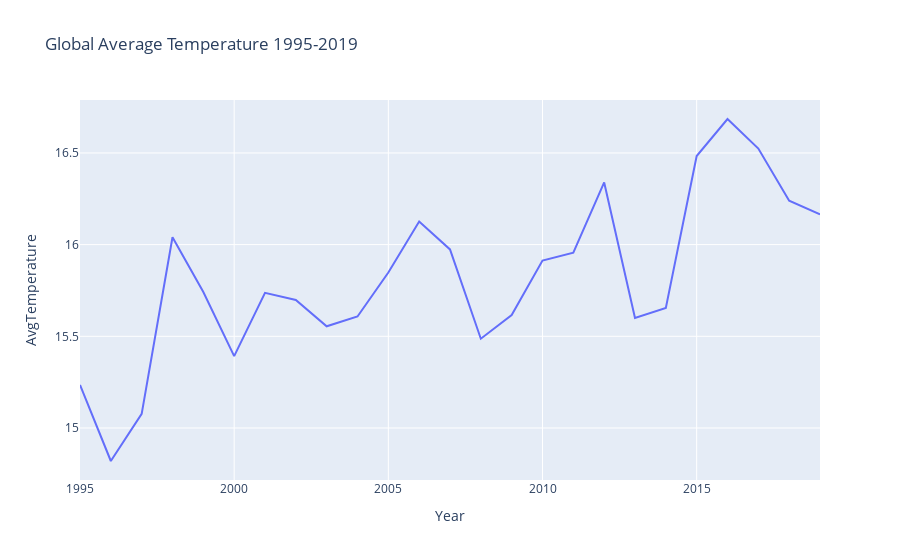

The cell this chart's notebook holds for it:
### Markdown cell above
Let's draw a line chart for this data

### Code cell
px.line(data_agg, x = "Year", y = "AvgTemperature", title = "Global Average Temperature 1995-2019")

### Figure 1 — Plotly figure (JSON) as saved in the notebook; plotly's stock layout.template omitted (floating-point values rounded to 4 significant figures)
{"data": [{"hovertemplate": "Year=%{x}<br>AvgTemperature=%{y}<extra></extra>", "legendgroup": "", "line": {"color": "#636efa", "dash": "solid"}, "marker": {"symbol": "circle"}, "mode": "lines", "name": "", "orientation": "v", "showlegend": false, "type": "scatter", "x": [1995, 1996, 1997, 1998, 1999, 2000, 2001, 2002, 2003, 2004, 2005, 2006, 2007, 2008, 2009, 2010, 2011, 2012, 2013, 2014, 2015, 2016, 2017, 2018, 2019], "xaxis": "x", "y": [15.23, 14.82, 15.08, 16.04, 15.74, 15.39, 15.74, 15.7, 15.55, 15.61, 15.85, 16.13, 15.97, 15.49, 15.62, 15.91, 15.96, 16.34, 15.6, 15.66, 16.48, 16.69, 16.52, 16.24, 16.16], "yaxis": "y"}], "layout": {"legend": {"tracegroupgap": 0}, "title": {"text": "Global Average Temperature 1995-2019"}, "xaxis": {"anchor": "y", "domain": [0, 1], "title": {"text": "Year"}}, "yaxis": {"anchor": "x", "domain": [0, 1], "title": {"text": "AvgTemperature"}}}}
